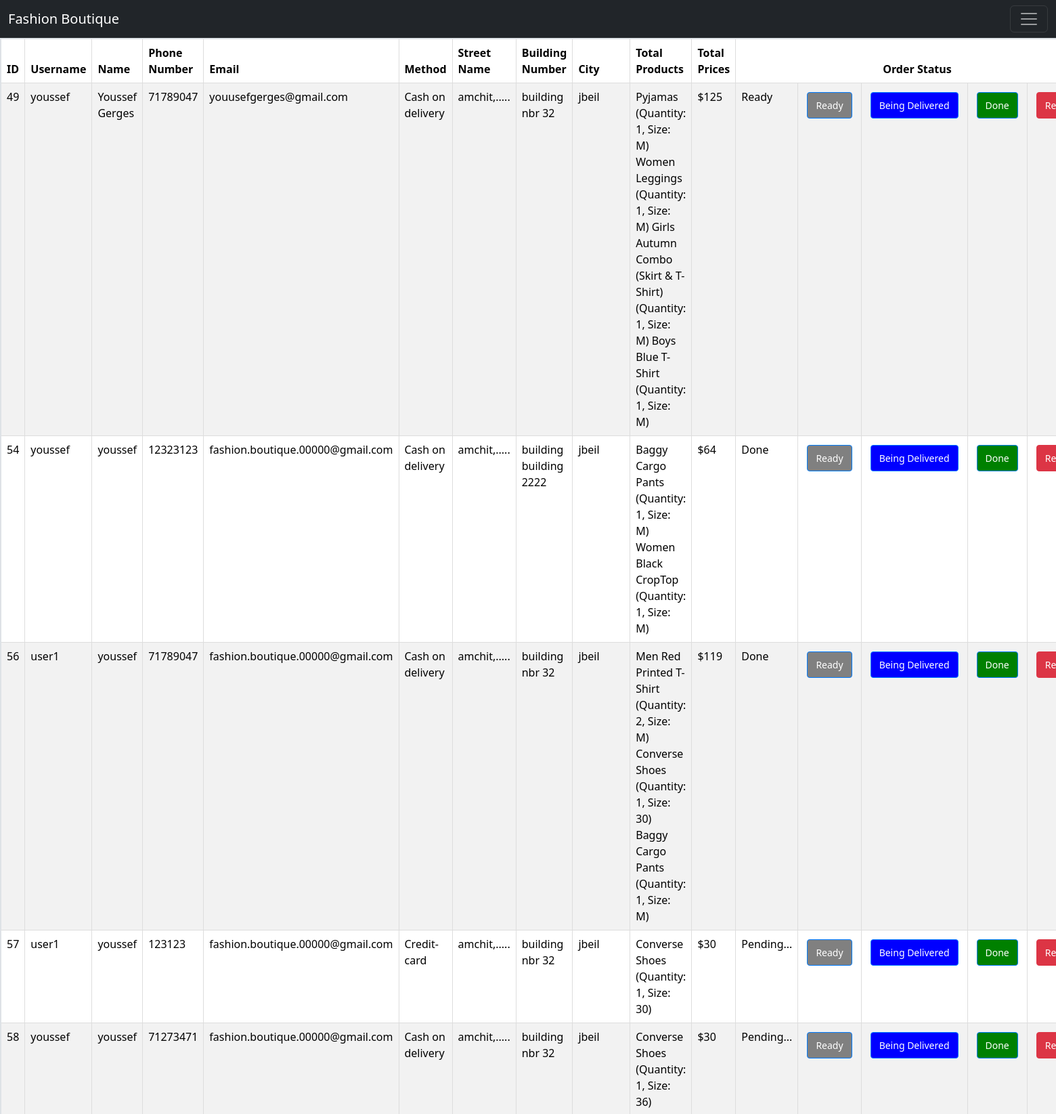
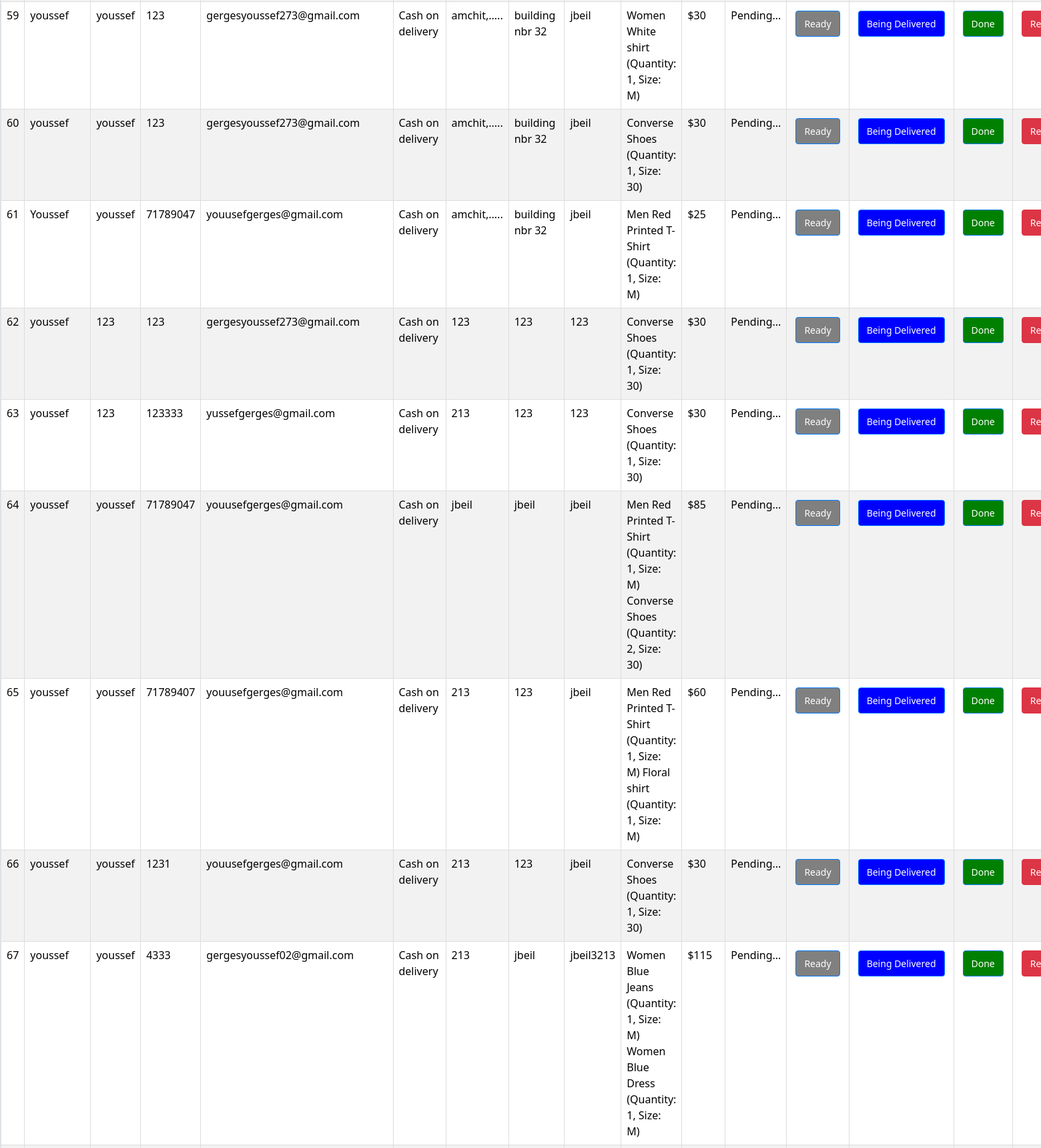
/order-sq-all.php (upper part), run on the app's committed database (2 pictures, top to bottom).
### tables this page shows
CREATE TABLE `order` (
  `ID` int(25) NOT NULL,
  `username` varchar(255) NOT NULL,
  `name` varchar(50) NOT NULL,
  `number` varchar(8) NOT NULL,
  `email` varchar(255) NOT NULL,
  `method` varchar(50) NOT NULL,
  `street-name` varchar(255) NOT NULL,
  `building-nbr` varchar(50) NOT NULL,
  `city` varchar(50) NOT NULL,
  `total_products` varchar(255) NOT NULL,
  `total_price` int(255) NOT NULL,
  `order-status` varchar(255) NOT NULL
);

### order-sq-all.php (the view, shortened to what this page needs)
<?php
include('snav.php');
require_once 'connection.php';
$query = "SELECT * FROM `order`";
$result = mysqli_query($con, $query);
if (mysqli_num_rows($result) > 0) {
    $orders = mysqli_fetch_all($result, MYSQLI_ASSOC);
} else {
    $orders = [];
}
?>
<!DOCTYPE html>
<html lang="en">
<head>
</head>
<body>
    <div class="content">
        <h1>Orders</h1>
        <?php if (!empty($orders)): ?>
            <table class="table table-striped">
                <thead>
                    <tr>
                        <th>ID</th>
                        <th>Username</th>
                        <th>Name</th>
                        <th>Phone Number</th>
                        <th>Email</th>
                        <th>Method</th>
                        <th>Street Name</th>
                        <th>Building Number</th>
                        <th>City</th>
                        <th>Total Products</th>
                        <th>Total Prices</th>
                        <th colspan="5" style="text-align:center">Order Status</th>
                    </tr>
                </thead>
                <tbody>
                    <?php foreach ($orders as $order): ?>
                        <tr>
                            <td><?php echo $order['ID']; ?></td>
                            <td><?php echo $order['username']; ?></td>
                            <td><?php echo $order['name']; ?></td>
                            <td><?php echo $order['number']; ?></td>
                            <td><?php echo $order['email']; ?></td>
                            <td><?php echo $order['method']; ?></td>
                            <td><?php echo $order['street-name']; ?></td>
                            <td><?php echo $order['building-nbr']; ?></td>
                            <td><?php echo $order['city']; ?></td>
                            <td><?php echo $order['total_products']; ?></td>
                            <td>$<?php echo $order['total_price']; ?></td>
                            <td><?php echo $order['order-status']; ?></td>
                            <td>
                                <form action="" method="post">
                                    <input type="submit" value="Ready" name="update_update_btn" class="btn btn-primary1">
                                </form>
                            </td>
                            <td>
                                <form action="" method="post">
                                    <input type="submit" value="Being Delivered" name="update_update_btn2" class="btn btn-primary2">
                                </form>
                            </td>
                            <td>
                                <form action="" method="post">
                                    <input type="submit" value="Done" name="update_update_btn3" class="btn btn-primary3">
                                </form>
                            </td>
                            <td>
                                <a href="order-sq.php?remove=<?php echo $order['ID']; ?>" onclick="return confirm('Are you sure you want to delete this order?')" class="btn btn-danger">Remove</a>
                            </td>
                        </tr>
                    <?php endforeach; ?>
                </tbody>
            </table>
        <?php else: ?>
            <h2 style="text-align:center">No Orders found.</h2>
        <?php endif; ?>
    </div>
</body>
</html>

### order-sq-all.php (style rules this page uses)
h1 { color: #333; }
table { width: 100%; border-collapse: collapse; border: 2px solid #ddd; }
th, td { border: 1px solid #ddd; padding: 8px; text-align: left; }
th { background-color: #f2f2f2; }
tr:nth-child(even) { background-color: #f2f2f2; }
.btn { display: inline-block; padding: 8px 12px; margin: 5px; font-size: 14px; cursor: pointer; border: 1px solid #ccc; border-radius: 4px; background-color: #007bff; color: #fff; text-align: center; text-decoration: none; }
.btn-primary1 { background-color: gray; border-color: #007bff; }
.btn-primary2 { background-color: blue; border-color: #007bff; }
.btn-primary3 { background-color: green; border-color: #007bff; }
.btn-danger { background-color: #dc3545; border-color: #dc3545; }

### data on the page
order: ID "49", username "youssef", name "Youssef Gerges", number "71789047", email "youusefgerges@gmail.com", method "Cash on delivery", value "amchit,.....", value "building nbr 32", city "jbeil", total_products "Pyjamas (Quantity: 1, Size: M) Women Leggings (Quantity: 1, Size: M) Girls Autumn Combo (Skirt & T-Shirt) (Quantity: 1, Size: M) Boys Blue T-Shirt (Quantity: 1, Size: M)", total_price "125", value "Ready"
order: ID "54", username "youssef", name "youssef", number "12323123", email "fashion.boutique.00000@gmail.com", method "Cash on delivery", value "amchit,.....", value "building building 2222", city "jbeil", total_products "Baggy Cargo Pants (Quantity: 1, Size: M) Women Black CropTop (Quantity: 1, Size: M)", total_price "64", value "Done"
order: ID "56", username "user1", name "youssef", number "71789047", email "fashion.boutique.00000@gmail.com", method "Cash on delivery", value "amchit,.....", value "building nbr 32", city "jbeil", total_products "Men Red Printed T-Shirt (Quantity: 2, Size: M) Converse Shoes (Quantity: 1, Size: 30) Baggy Cargo Pants (Quantity: 1, Size: M)", total_price "119", value "Done"
order: ID "57", username "user1", name "youssef", number "123123", email "fashion.boutique.00000@gmail.com", method "Credit-card", value "amchit,.....", value "building nbr 32", city "jbeil", total_products "Converse Shoes (Quantity: 1, Size: 30)", total_price "30", value "Pending..."
order: ID "58", username "youssef", name "youssef", number "71273471", email "fashion.boutique.00000@gmail.com", method "Cash on delivery", value "amchit,.....", value "building nbr 32", city "jbeil", total_products "Converse Shoes (Quantity: 1, Size: 36)", total_price "30", value "Pending..."
order: ID "59", username "youssef", name "youssef", number "123", email "gergesyoussef273@gmail.com", method "Cash on delivery", value "amchit,.....", value "building nbr 32", city "jbeil", total_products "Women White shirt (Quantity: 1, Size: M)", total_price "30", value "Pending..."
order: ID "60", username "youssef", name "youssef", number "123", email "gergesyoussef273@gmail.com", method "Cash on delivery", value "amchit,.....", value "building nbr 32", city "jbeil", total_products "Converse Shoes (Quantity: 1, Size: 30)", total_price "30", value "Pending..."
order: ID "61", username "Youssef", name "youssef", number "71789047", email "youusefgerges@gmail.com", method "Cash on delivery", value "amchit,.....", value "building nbr 32", city "jbeil", total_products "Men Red Printed T-Shirt (Quantity: 1, Size: M)", total_price "25", value "Pending..."
order: ID "62", username "youssef", name "123", number "123", email "gergesyoussef273@gmail.com", method "Cash on delivery", value "123", city "123", total_products "Converse Shoes (Quantity: 1, Size: 30)", total_price "30", value "Pending..."
order: ID "63", username "youssef", name "123", number "123333", email "yussefgerges@gmail.com", method "Cash on delivery", value "213", value "123", city "123", total_products "Converse Shoes (Quantity: 1, Size: 30)", total_price "30", value "Pending..."
order: ID "64", username "youssef", name "youssef", number "71789047", email "youusefgerges@gmail.com", method "Cash on delivery", value "jbeil", city "jbeil", total_products "Men Red Printed T-Shirt (Quantity: 1, Size: M) Converse Shoes (Quantity: 2, Size: 30)", total_price "85", value "Pending..."
order: ID "65", username "youssef", name "youssef", number "71789407", email "youusefgerges@gmail.com", method "Cash on delivery", value "213", value "123", city "jbeil", total_products "Men Red Printed T-Shirt (Quantity: 1, Size: M) Floral shirt (Quantity: 1, Size: M)", total_price "60", value "Pending..."
order: ID "66", username "youssef", name "youssef", number "1231", email "youusefgerges@gmail.com", method "Cash on delivery", value "213", value "123", city "jbeil", total_products "Converse Shoes (Quantity: 1, Size: 30)", total_price "30", value "Pending..."
order: ID "67", username "youssef", name "youssef", number "4333", email "gergesyoussef02@gmail.com", method "Cash on delivery", value "213", value "jbeil", city "jbeil3213", total_products "Women Blue Jeans (Quantity: 1, Size: M) Women Blue Dress (Quantity: 1, Size: M)", total_price "115", value "Pending..."
